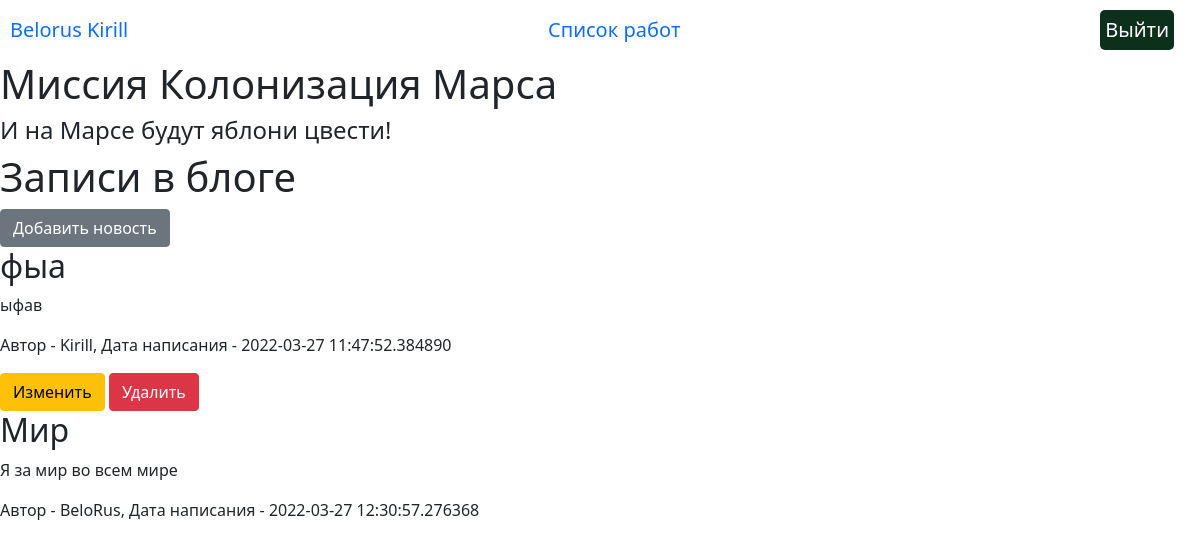
The page / (signed in) on the database its author committed.
### data/__all_models.py (models this page shows, shortened)
class User(SqlAlchemyBase, UserMixin):
    __tablename__ = 'users'
    id = sqlalchemy.Column(sqlalchemy.Integer,
                           primary_key=True, autoincrement=True)
    name = sqlalchemy.Column(sqlalchemy.String, nullable=True)
    surname = sqlalchemy.Column(sqlalchemy.String, nullable=True)
    age = sqlalchemy.Column(sqlalchemy.String, nullable=True)
    position = sqlalchemy.Column(sqlalchemy.String, nullable=True)
    speciality = sqlalchemy.Column(sqlalchemy.String, nullable=True)
    address = sqlalchemy.Column(sqlalchemy.String, nullable=True)
    email = sqlalchemy.Column(sqlalchemy.String, unique=True,
                              index=True, nullable=True)
    hashed_password = sqlalchemy.Column(sqlalchemy.String, nullable=True)
    modified_date = sqlalchemy.Column(sqlalchemy.DateTime,
                                      default=datetime.datetime.now)
    news = orm.relationship("News", back_populates='user')
    jobs = orm.relationship("Jobs", back_populates='user')

class News(SqlAlchemyBase):
    __tablename__ = 'news'
    id = sqlalchemy.Column(sqlalchemy.Integer,
                           primary_key=True, autoincrement=True)
    title = sqlalchemy.Column(sqlalchemy.String, nullable=True)
    content = sqlalchemy.Column(sqlalchemy.String, nullable=True)
    created_date = sqlalchemy.Column(sqlalchemy.DateTime,
                                     default=datetime.datetime.now)
    is_private = sqlalchemy.Column(sqlalchemy.Boolean, default=True)
    user_id = sqlalchemy.Column(sqlalchemy.Integer,
                                sqlalchemy.ForeignKey("users.id"))
    user = orm.relationship('User', back_populates='news')

### main.py (the view)
@app.route('/')
def index():
    db_sess = create_session()
    posts = db_sess.query(News).all()
    return render_template('index.html', posts=posts, current_user=current_user)

### data/db_session.py (called while the page is built)
def create_session() -> Session:
    global __factory
    return __factory()

### main.py (called while the page is built)
@login_manager.user_loader
def load_user(user_id):
    db_sess = create_session()
    user = db_sess.query(User).get(user_id)
    return user

### templates/index.html
{% extends 'base.html' %}
{% block profession %}
    <h1>Записи в блоге</h1>
    {% if current_user.is_authenticated %}
        <a href="news" class="btn btn-secondary">Добавить новость</a>
    {% endif %}
    {% for post in posts %}
        {% if not post.is_private or post.user == current_user %}
            <h2>{{ post.title }}</h2>
            <p> {{ post.content }} </p>
            <p> Автор - {{ post.user.name }}, Дата написания - {{ post.created_date }}</p>
            {% if current_user.is_authenticated and current_user == post.user %}
                <div>
                    <a href="/news/{{ post.id }}" class="btn btn-warning">
                        Изменить
                    </a>
                    <a href="/news_delete/{{ post.id }}" class="btn btn-danger">
                        Удалить
                    </a>
                </div>
            {% endif %}
        {% endif %}
    {% endfor %}
{% endblock %}

### templates/base.html (shortened to what this page needs)
<!DOCTYPE html>
<html lang="en">
<head>
    <link rel="stylesheet" href={{url_for('static', filename="css/style.css" )}}>
    <link rel="stylesheet"
          href="https://cdn.jsdelivr.net/npm/bootstrap@5.0.0-beta1/dist/css/bootstrap.min.css"
>
</head>
<body>
<nav class="manage-panel">
    {% if current_user.is_authenticated %}
        <a class="navbar-brand" href="/">{{current_user.surname}} {{ current_user.name }}</a>
        <a class="navbar-brand" href="/job_list">Список работ</a>
        <a class="quit-button navbar-brand" href="/logout">Выйти</a>
    {% else %}
    <p>
        <a class="btn btn-primary " href="/register">Зарегистрироваться</a>
        <a class="btn btn-success" href="/login">Войти</a>
    </p>
    {% endif %}
</nav>
<h1>Миссия Колонизация Марса</h1>
<h4>И на Марсе будут яблони цвести!</h4>
<div class="content">
    {% block profession %}{% endblock %}
</div>
</body>
</html>

### static/css/style.css (style rules this page uses)
.manage-panel { margin: 10px; display: flex; justify-content: space-between; }
.quit-button { background-color: #0c301c; border-radius: 5px; padding: 0 5px; color: white; }

### rows shown on the page
User: surname "Belorus", name "Kirill"
News: title "фыа", content "ыфав", user.name "Kirill", created_date "2022-03-27 11:47:52.384890"
News: title "Мир", content "Я за мир во всем мире", user.name "BeloRus", created_date "2022-03-27 12:30:57.276368"
